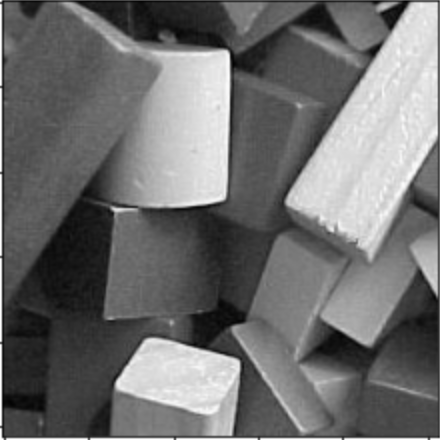
#> input picture HW1/blocks.jpg, 440 x 440 px
$ jupyter execute --allow-errors 'n26130825_王郁誠_HW2.ipynb'
#> lines starting #> are read from the running program, lines starting #| are printed output that depends on the picture; after the words box and inside, x2 and y2 are one past the last pixel; in counts of white or black regions, pixels touching at a corner belong together
# Canny Edge Detector

1. Gaussian filter
2. Find the intensity gradient of the image

  a. Apply a pair of convolution masks


  b. Find the gradient strength and direction with:


3. Non-maximum Suppression
4. Thresholding edges
5. Hysteresis: The final step. Canny does use two thresholds (upper and lower):
>If a pixel gradient is higher than the upper threshold, the pixel is accepted as an edge
If a pixel gradient value is below the lower threshold, then it is rejected.
If the pixel gradient is between the two thresholds, then it will be accepted only if it is connected to a pixel that is above the upper threshold.
Canny recommended a upper:lower ratio between 2:1 and 3:1.

[Canny Edge Detector](https://docs.opencv.org/master/da/d5c/tutorial_canny_detector.html)

[cell 1]
from google.colab import drive
import os
drive.mount('/content/drive')
os.chdir('/content/drive/MyDrive/電腦視覺作業1')

[cell 2]
import cv2
import numpy as np
import math
import matplotlib.pyplot as plt

image = cv2.imread("blocks.jpg",0)
#> image: shape (440, 440); min 2, max 255, mean 110.5
plt.imshow(image ,cmap='gray')
plt.show()
print('image.shape: ', image.shape)
#| image.shape:  (440, 440)

## Step 1. Gaussian filter

[cell 3]
# Canny 邊緣檢測
# 1. 噪聲過濾：使用高斯濾波器進行平滑處理，以減少噪聲的影響。
# 2. 計算梯度：找到圖像中的邊緣
# 3. 非極大值抑制：在梯度方向上，對圖像進行遍歷，將局部最大值（即邊緣）保留，其他像素值設為0。
# 4. 雙閾值檢測：通過設定兩個閾值，將非極大值中的強邊緣和弱邊緣區分開來。
# 5. 邊緣追蹤：根據強邊緣的位置，追踪和連接其周圍的弱邊緣，形成完整的邊緣。


def padding_img(img, k_size, style='edge'): # 對圖像進行填充
    # ------------ To do ------------- #
    height, width = img.shape

    res = np.zeros((height + k_size * 2, width + k_size * 2), dtype=np.uint8)
    res[k_size:k_size + height, k_size:k_size + width] = img

    # 填充上下邊
    res[0:k_size, k_size:k_size + width] = img[0, :]  # 上邊
    res[-k_size:, k_size:k_size + width] = img[-1, :]  # 下邊

    # 填充左右邊
    res[k_size:k_size + height, 0:k_size] = img[:, 0][:, np.newaxis]  # 左邊
    res[k_size:k_size + height, -k_size:] = img[:, -1][:, np.newaxis]  # 右邊

    # 填充四個角落
    res[0:k_size, 0:k_size] = img[0,0]  # 左上
    res[0:k_size, -k_size:] = img[0,-1]  # 右上
    res[-k_size:, 0:k_size] = img[-1,0]  # 左下
    res[-k_size:, -k_size:] = img[-1,-1]  # 右下

    return res
    # ---------------------------------- #

def gaussian_kernel(size):
    # ------------ To do ------------- #
    sigma = 0.3*((size-1)*0.5 - 1) + 0.8
    Gaussian=[]
    #各係數相加後總值
    total=0
    for i in range(0,size):
        Filter_list = []
        for j in range(0,size):
            #高斯函數公式
            center_idx = (size-1) / 2
            y_bias = i - center_idx
            x_bias = j - center_idx
            g = (1/(2*np.pi*sigma**2)) * np.exp(-(x_bias**2+y_bias**2)/(2*sigma**2))
            total += g
            Filter_list.append(g)
        Gaussian += [Filter_list]

    return np.array(Gaussian) / total
    # ---------------------------------- #

KernelSize = 3

# 拿HW1的convolution來用(改成處理灰階圖片版本)
def Convolution(image, Kernel):
    row, col = image.shape
    resx=np.zeros((row,col), dtype=np.float32)
    padimg = padding_img(image, (KernelSize-1)//2, style='edge') # padding style改成edge
    for x in range(row):
        for y in range(col):
            sum = 0
            for i in range(Kernel.shape[0]):
                for j in range(Kernel.shape[1]):
                    sum += padimg[x+i,y+j] * Kernel[i,j]
            resx[x,y] = sum
    resx = np.clip(resx, 0, 255).astype(np.uint8) # 將卷積結果得像素值限制在0到255間
    return resx

def Gaussian_Filter(KernelSize, image):
    Gaussian_Kernel = gaussian_kernel(KernelSize)
    # ------------ To do ------------- #
    return Convolution(image, Gaussian_Kernel)
    # ---------------------------------- #

# 印出 original shape,gaussian shape
# 輸出 original,gaussian 兩張圖
Gaussian_img = Gaussian_Filter(KernelSize, image)
#> in padding_img, `res[0:k_size, 0:k_size] = img[0,0]`: res: shape (442, 442); min 0, max 255, mean 111
#> in padding_img, `res[0:k_size, -k_size:] = img[0,-1]`: res: shape (442, 442); min 0, max 255, mean 111
#> in padding_img, `res[-k_size:, 0:k_size] = img[-1,0]`: res: shape (442, 442); min 0, max 255, mean 111
#> in padding_img, `res[-k_size:, -k_size:] = img[-1,-1]`: res: shape (442, 442); min 2, max 255, mean 111
print(f'original shape:  {image.shape}')
#| original shape:  (440, 440)
print(f'gaussian shape:  {Gaussian_img.shape}')
#| gaussian shape:  (440, 440)
plt.figure(figsize=(10, 5))
plt.subplot(121)
plt.title('original')
plt.imshow(image, cmap='gray')
plt.subplot(122)
plt.title('gaussian')
plt.imshow(Gaussian_img, cmap='gray')
plt.show()
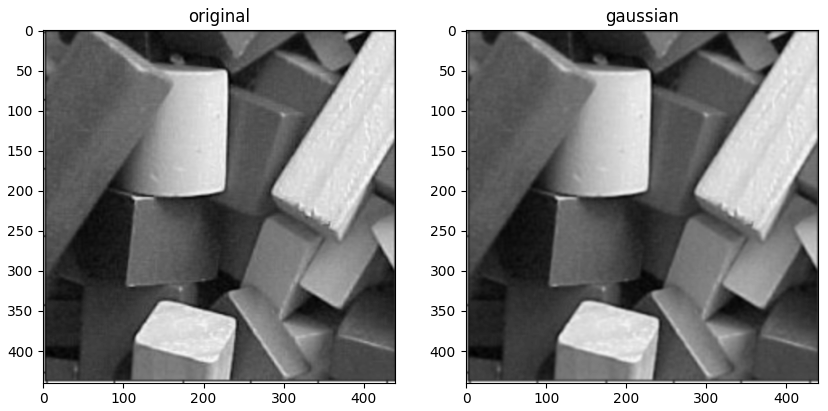
#> figure drawn by matplotlib, 2 panels

## Step 2. Filter image with derivative of Gaussian

[cell 4]
def sobel(img, filtering_type):
    h, w = img.shape

    # Sobel filter kernels
    horizontal = np.array([[-1, 0, 1], [-2, 0, 2], [-1, 0, 1]])  # Gx
    vertical = np.array([[-1, -2, -1], [0, 0, 0], [1, 2, 1]])    # Gy

    Gx = np.zeros((h - 2, w - 2))
    Gy = np.zeros((h - 2, w - 2))

    # ------------ To do ------------- #
    # 計算水平和垂直方向的梯度
    for img_region, i, j in iterate_regions(img, 3):
        Gx[i,j] = np.sum(img_region * horizontal)
        Gy[i,j] = np.sum(img_region * vertical)

    # 計算梯度大小及角度
    output = np.sqrt(Gx**2 + Gy**2)
    angle = np.arctan2(Gy, Gx) * (180/np.pi)
    angle[angle < 0] += 360 # angle範圍0~360度

    # clip range to [0,255]
    Gx = np.clip(Gx, 0, 255)
    Gy = np.clip(Gy, 0, 255)
    output = np.clip(output, 0, 255)
    # ---------------------------------- #
    # 回傳梯度大小(output)和角度(angle)、Gx、Gy
    return Gx, Gy, output, angle

def iterate_regions(img, kernel_size):
    h, w = img.shape
    for i in range(h - kernel_size + 1):
        for j in range(w - kernel_size + 1):
            img_region = img[i:(i + kernel_size), j:(j + kernel_size)]
            yield img_region, i, j

[cell 5]
# ------------ To do ------------- #
# 印出 gaussian shape,Horizontal Sobel filter shape,Vertical Sobel filter shape,Gradient amplitude shape
# 輸出四張圖
Gx, Gy, gradient, angle = sobel(Gaussian_img, filtering_type = 'sobel')
#> the loop in sobel, `for img_region, i, j in iterate_regions(img, 3):` made 191844 passes
#> img_region on passes 1 to 3: [[231, 184, 113], [181, 139, 77], [119, 90, 50]], [[184, 113, 71], [139, 77, 45], [90, 50, 39]], [[113, 71, 65], [77, 45, 49], [50, 39, 58]]
#> after the loop in sobel, `for img_region, i, j in iterate_regions(img, 3):`:
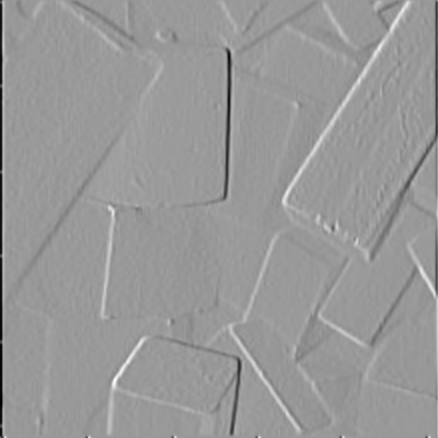
#> Gx: shape (438, 438) float64; min -639, max 424, mean -2.1; drawn with min black and max white
#> after the loop in sobel, `for img_region, i, j in iterate_regions(img, 3):`:
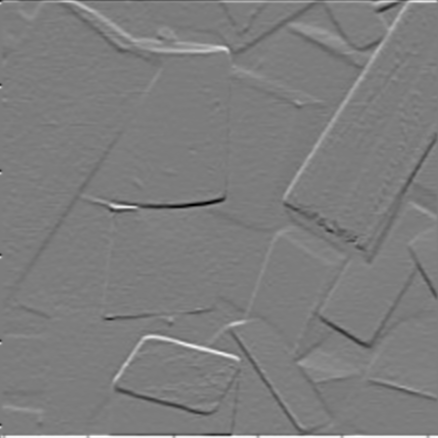
#> Gy: shape (438, 438) float64; min -519, max 540, mean 2.8; drawn with min black and max white
#> in sobel, `angle = np.arctan2(Gy, Gx) * (180/np.pi)`:
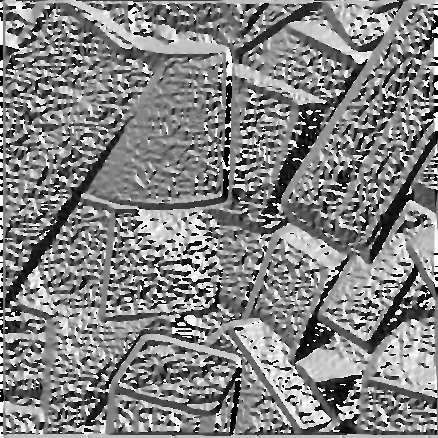
#> angle: shape (438, 438) float64; min -179.9, max 180, mean 5.4; drawn with min black and max white
#> in sobel, `angle[angle < 0] += 360`:
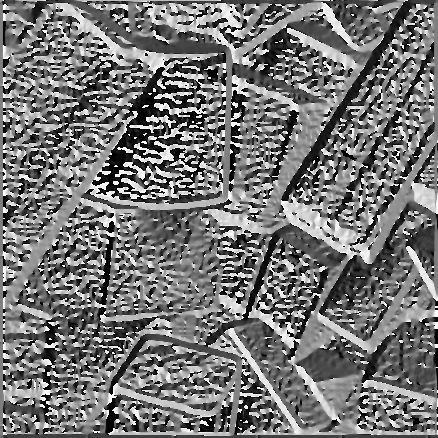
#> angle: shape (438, 438) float64; min 0, max 359.7, mean 166.1; drawn with min black and max white
#> in sobel, `output = np.clip(output, 0, 255)`:
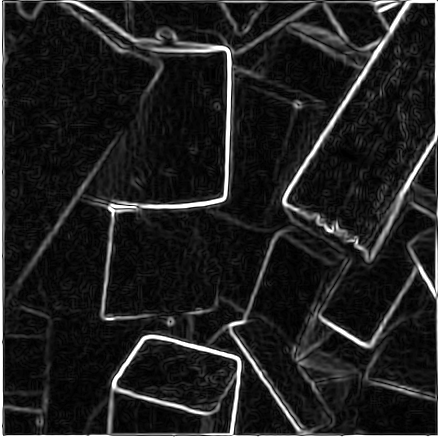
#> output: shape (438, 438) float64; min 0, max 255, mean 32.9

print(f'gaussian shape:  {Gaussian_img.shape}')
#| gaussian shape:  (440, 440)
print(f'Horizontal Sobel filter shape:  {Gx.shape}')
#| Horizontal Sobel filter shape:  (438, 438)
print(f'Vertical Sobel filter shape:  {Gy.shape}')
#| Vertical Sobel filter shape:  (438, 438)
print(f'Gradient amplitude shape:  {gradient.shape}')
#| Gradient amplitude shape:  (438, 438)

plt.figure(figsize=(8, 8))
plt.subplot(221)
plt.title('gaussian')
plt.imshow(Gaussian_img, cmap='gray')
plt.subplot(222)
plt.title('Horizontal Sobel filter')
plt.imshow(Gx, cmap='gray')
plt.subplot(223)
plt.title('Vertical Sobel filter')
plt.imshow(Gy, cmap='gray')
plt.subplot(224)
plt.title('Gradient amplitude')
plt.imshow(gradient, cmap='gray')

## Step 3. Non-maximum Suppression
Non maximum suppression without interpolation requires us to divide the 3x3 grid of pixels into 8 sections. Ie. if the gradient direction falls in between the angle -22.5 and 22.5, then we use the pixels that fall between this angle (r and q) as the value to compare with pixel p, see image below.

[cell 6]
def non_maximum_suppression(gradient, angle):
    gradient_copy = gradient.copy()
    height, width = gradient.shape
    for i in range(1, height-1):
        for j in range(1, width-1):

             #將每個 pixel 依序當作中心 pixel 並由其梯度角度判斷該與哪個方向的相鄰 pixel 比較梯度大小
             #(ex.梯度方向為 -22.5° 到 22.5°皆視為0°，並與水平左右相鄰 pixel 比較)
             #若中心 pixel 比較後非最大值則中心 pixel 梯度值設為0(此 pixel 視為非邊緣)，比較後為最大值則不改變其梯度值
            # ------------ To do ------------- #
            # 跟左、右比
            if (0 <= angle[i,j] < 22.5 or 337.5 <= angle[i,j] < 360 or 157.5 <= angle[i,j] < 202.5):
                if (gradient[i,j] < gradient[i,j-1] or gradient[i,j] < gradient[i,j+1]):
                    gradient_copy[i,j] = 0
            # 跟左下、右上比
            if (22.5 <= angle[i,j] < 67.5 or 202.5 <= angle[i,j] < 247.5):
                if (gradient[i,j] < gradient[i+1,j-1] or gradient[i,j] < gradient[i-1,j+1]):
                    gradient_copy[i,j] = 0
            # 跟上、下比
            if (67.5 <= angle[i,j] < 112.5 or 247.5 <= angle[i,j] < 292.5):
                if (gradient[i,j] < gradient[i-1,j] or gradient[i,j] < gradient[i+1,j]):
                    gradient_copy[i,j] = 0
            # 跟左上、右下比
            if (112.5 <= angle[i,j] < 157.5 or 292.5 <= angle[i,j] < 337.5):
                if (gradient[i,j] < gradient[i-1,j-1] or gradient[i,j] < gradient[i+1,j+1]):
                    gradient_copy[i,j] = 0
            # ---------------------------------- #

    return gradient_copy

Gx, Gy, gradient, angle = sobel(Gaussian_img, 'magnitude')
#> the loop in sobel (call 2), `for img_region, i, j in iterate_regions(img, 3):` made 191844 passes
After_non_maximum_supression = non_maximum_suppression(gradient,angle)
#> after the loop in non_maximum_suppression, `for i in range(1, height-1):`:
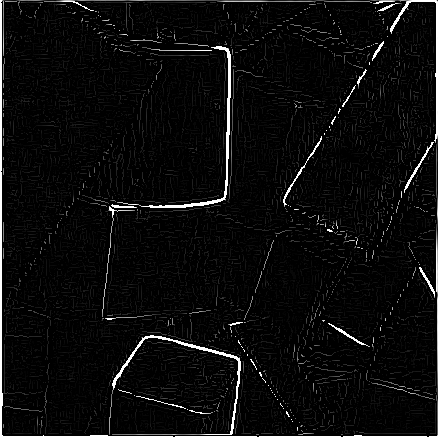
#> gradient_copy: shape (438, 438) float64; min 0, max 255, mean 12.2
print(After_non_maximum_supression)
#> (printed output is left out)

[cell 7]
# ------------ To do -------------
After_non_maximum_supression = np.clip(After_non_maximum_supression, 0, 255)
plt.figure(figsize = (10, 5))
plt.subplot(121)
plt.title('Gradient amplitude')
plt.imshow(gradient, cmap = 'gray')
plt.subplot(122)
plt.title('After non maximum supression')
plt.imshow(After_non_maximum_supression, cmap = 'gray')

## Step 4. Thresholding edges

[cell 8]
def seperate(img, minimum, maximum):
    # ------------ To do ------------- #
    img_copy = img.copy()
    height, width = img.shape
    for i in range(height):
        for j in range(width):
            if img[i,j] <= minimum: # 非邊緣
                img_copy[i,j] = 0
            elif minimum < img[i,j] <= maximum: # 弱邊緣
                img_copy[i,j] = 50
            elif img[i,j] > maximum: # 強邊緣
                img_copy[i,j] = 100

    return img_copy
     #避免直接修改輸入的圖像，創建一個圖像的副本
     #判斷圖像中的每個像素的梯度大小(分為強邊緣、弱邊緣及非邊緣並分別設值)
     #回傳處理後的圖像

    # ---------------------------------- #

thresholding = seperate(After_non_maximum_supression, minimum = 50, maximum = 100)
#> after the loop in seperate, `for i in range(height):`:
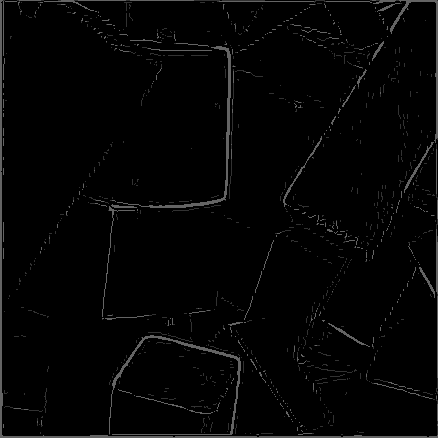
#> img_copy: shape (438, 438) float64; min 0, max 100, mean 4.4

[cell 9]
# ------------ To do ------------- #
plt.figure(figsize = (10, 5))
plt.subplot(121)
plt.title('After non maximum supression')
plt.imshow(After_non_maximum_supression, cmap = 'gray')
plt.subplot(122)
plt.title('Thresholding')
plt.imshow(thresholding, cmap = 'gray')

## Step 5. Hysteresis

[cell 10]
def Connect(img, weak):
  # ------------ To do ------------- #
    img_copy = img.copy()
    height, width = img.shape
    for h in range(1, height-1):
        for w in range(1, width-1):
            if img[h,w] == weak:
                if (img[h-1:h+2, w-1:w+2] > weak).any(): # 若此區域中的最大值大於 weak，表示弱邊緣像素連接到周圍的強邊緣
                    img_copy[h,w] = 100 # 則該像素視為邊緣
                else: # 若此區域中的最大值不大於 weak
                    img_copy[h,w] = 0 # 則不保留此弱邊緣像素
    return img_copy # 回傳經過弱邊緣連接處理後的圖像
   # ---------------------------------- #

dst_img = Connect(thresholding, weak=50)
#> after the loop in Connect, `for h in range(1, height-1):`:
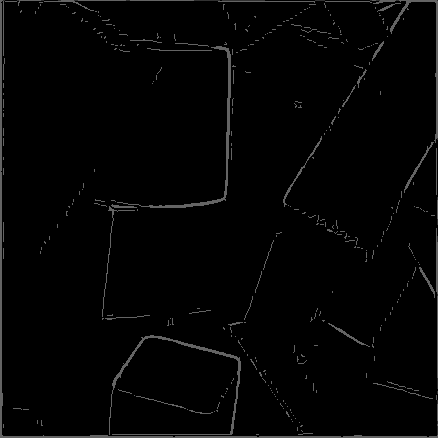
#> img_copy: shape (438, 438) float64; 1.41% of pixels changed, all inside (x1, y1, x2, y2) = (4, 1, 437, 435)

[cell 11]
# ------------ To do ------------- #
plt.figure(figsize = (10, 10))
plt.subplot(221)
plt.title('Original')
plt.imshow(image, cmap = 'gray')
plt.subplot(222)
plt.title('Gradient amplitude')
plt.imshow(gradient, cmap = 'gray')
plt.subplot(223)
plt.title('non maximum supression')
plt.imshow(After_non_maximum_supression, cmap = 'gray')
plt.subplot(224)
plt.title('result')
plt.imshow(dst_img, cmap = 'gray')
plt.show()

## Canny Edge OpenCV 套件

[cell 12]
low_threshold = 50
high_threshold = 100
kernel_size = 3
#這邊較低的threshold用於檢測圖像中明顯的邊緣，較高的threshold則將間斷的邊緣連接起來。
plt.figure(figsize=(10,18))
img2 = cv2.imread("blocks.jpg",0)
gray_blur = cv2.GaussianBlur(img2,(kernel_size, kernel_size),0)
edges = cv2.Canny(gray_blur, low_threshold, high_threshold)
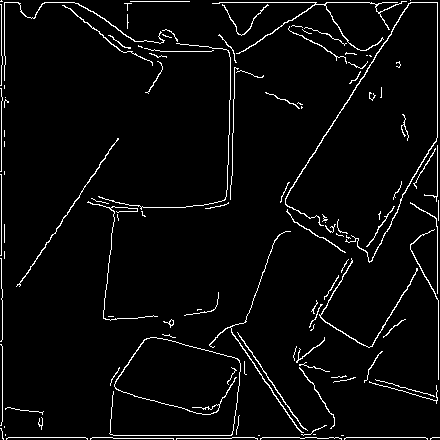
#> edges: shape (440, 440); 4% white in thin lines or dots
plt.imshow(edges, cmap='Greys_r')
plt.show()
